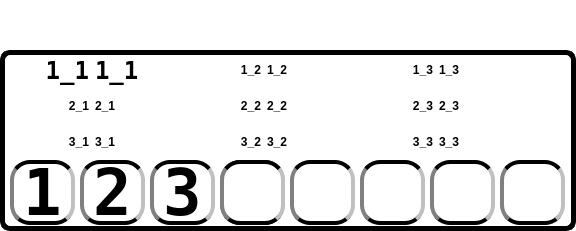
   <widget class="QGroupBox" name="TripBox">
    <property name="geometry">
     <rect>
      <x>220</x>
      <y>245</y>
      <width>576</width>
      <height>231</height>
     </rect>
    </property>
    <property name="font">
     <font>
      <family>Magneto</family>
      <pointsize>40</pointsize>
     </font>
    </property>
    <property name="styleSheet">
     <string notr="true">QGroupBox{
	background: solid white;
	border: 5px solid black;
	border-radius: 10px;
	margin-top: 50px;}
QGroupBox::title {
    subcontrol-origin: margin;
	subcontrol-position: top left;
	left: 25px;
	padding: -25 0px 0 0px;}
QLabel{
	font: 18pt &quot;Luxi Mono&quot;;
	font-weight: bold;
	color: black}
QCheckBox::indicator {
     width: 60px;
     height: 60px; }
QSlider::groove:horizontal {
border: 1px solid;
height: 30px; 
margin: 0px;}
QSlider::handle:horizontal {
background-color: black;
border: 5px solid;
height: 100px;
width: 70px; 
margin: 0px 0px;}
QPushButton { 
	background: white;
	font: 48pt &quot;Luxi Mono&quot;;
	font-weight: bold;
	color: black;
	border-style: inset;
    border-color: dark grey;
	border-width: 4px;
	border-radius:20px;}
QPushButton::pressed {
	border-style:outset;}</string>
    </property>
    <property name="title">
     <string/>
    </property>
    <widget class="QWidget" name="gridLayoutWidget_5">
     <property name="geometry">
      <rect>
       <x>9</x>
       <y>55</y>
       <width>561</width>
       <height>106</height>
      </rect>
     </property>
     <layout class="QGridLayout" name="TripBoxGrid">
      <property name="sizeConstraint">
       <enum>QLayout::SetFixedSize</enum>
      </property>
      <item row="0" column="1">
       <widget class="QLabel" name="Trip_1_1">
        <property name="minimumSize">
         <size>
          <width>80</width>
          <height>0</height>
         </size>
        </property>
        <property name="font">
         <font>
          <family>Luxi Mono</family>
          <pointsize>18</pointsize>
          <weight>75</weight>
          <italic>false</italic>
          <bold>true</bold>
         </font>
        </property>
        <property name="text">
         <string>1_1</string>
        </property>
       </widget>
      </item>
      <item row="5" column="1">
       <widget class="QLabel" name="Trip_3_1">
        <property name="text">
         <string>3_1</string>
        </property>
       </widget>
      </item>
      <item row="5" column="0">
       <widget class="QLabel" name="Trip_3_1_prefix">
        <property name="minimumSize">
         <size>
          <width>0</width>
          <height>30</height>
         </size>
        </property>
        <property name="text">
         <string>3_1</string>
        </property>
        <property name="alignment">
         <set>Qt::AlignRight|Qt::AlignTrailing|Qt::AlignVCenter</set>
        </property>
       </widget>
      </item>
      <item row="1" column="4">
       <widget class="QLabel" name="Trip_2_3_prefix">
        <property name="text">
         <string>2_3</string>
        </property>
        <property name="alignment">
         <set>Qt::AlignRight|Qt::AlignTrailing|Qt::AlignVCenter</set>
        </property>
       </widget>
      </item>
      <item row="1" column="2">
       <widget class="QLabel" name="Trip_2_2_prefix">
        <property name="text">
         <string>2_2</string>
        </property>
        <property name="alignment">
         <set>Qt::AlignRight|Qt::AlignTrailing|Qt::AlignVCenter</set>
        </property>
       </widget>
      </item>
      <item row="5" column="2">
       <widget class="QLabel" name="Trip_3_2_prefix">
        <property name="text">
         <string>3_2</string>
        </property>
        <property name="alignment">
         <set>Qt::AlignRight|Qt::AlignTrailing|Qt::AlignVCenter</set>
        </property>
       </widget>
      </item>
      <item row="0" column="4">
       <widget class="QLabel" name="Trip_1_3_prefix">
        <property name="minimumSize">
         <size>
          <width>80</width>
          <height>0</height>
         </size>
        </property>
        <property name="text">
         <string>1_3</string>
        </property>
        <property name="alignment">
         <set>Qt::AlignRight|Qt::AlignTrailing|Qt::AlignVCenter</set>
        </property>
       </widget>
      </item>
      <item row="0" column="2">
       <widget class="QLabel" name="Trip_1_2_prefix">
        <property name="minimumSize">
         <size>
          <width>80</width>
          <height>0</height>
         </size>
        </property>
        <property name="text">
         <string>1_2</string>
        </property>
        <property name="alignment">
         <set>Qt::AlignRight|Qt::AlignTrailing|Qt::AlignVCenter</set>
        </property>
       </widget>
      </item>
      <item row="1" column="0">
       <widget class="QLabel" name="Trip_2_1_prefix">
        <property name="minimumSize">
         <size>
          <width>0</width>
          <height>30</height>
         </size>
        </property>
        <property name="text">
         <string>2_1</string>
        </property>
        <property name="alignment">
         <set>Qt::AlignRight|Qt::AlignTrailing|Qt::AlignVCenter</set>
        </property>
       </widget>
      </item>
      <item row="0" column="3">
       <widget class="QLabel" name="Trip_1_2">
        <property name="minimumSize">
         <size>
          <width>80</width>
          <height>0</height>
         </size>
        </property>
        <property name="text">
         <string>1_2</string>
        </property>
       </widget>
      </item>
      <item row="5" column="3">
       <widget class="QLabel" name="Trip_3_2">
        <property name="text">
         <string>3_2</string>
        </property>
       </widget>
      </item>
      <item row="1" column="3">
       <widget class="QLabel" name="Trip_2_2">
        <property name="text">
         <string>2_2</string>
        </property>
       </widget>
      </item>
      <item row="1" column="5">
       <widget class="QLabel" name="Trip_2_3">
        <property name="text">
         <string>2_3</string>
        </property>
       </widget>
      </item>
      <item row="5" column="5">
       <widget class="QLabel" name="Trip_3_3">
        <property name="text">
         <string>3_3</string>
        </property>
       </widget>
      </item>
      <item row="0" column="5">
       <widget class="QLabel" name="Trip_1_3">
        <property name="minimumSize">
         <size>
          <width>80</width>
          <height>0</height>
         </size>
        </property>
        <property name="text">
         <string>1_3</string>
        </property>
       </widget>
      </item>
      <item row="1" column="1">
       <widget class="QLabel" name="Trip_2_1">
        <property name="text">
         <string>2_1</string>
        </property>
       </widget>
      </item>
      <item row="5" column="4">
       <widget class="QLabel" name="Trip_3_3_prefix">
        <property name="text">
         <string>3_3</string>
        </property>
        <property name="alignment">
         <set>Qt::AlignRight|Qt::AlignTrailing|Qt::AlignVCenter</set>
        </property>
       </widget>
      </item>
      <item row="0" column="0">
       <widget class="QLabel" name="Trip_1_1_prefix">
        <property name="minimumSize">
         <size>
          <width>80</width>
          <height>30</height>
         </size>
        </property>
        <property name="font">
         <font>
          <family>Luxi Mono</family>
          <pointsize>18</pointsize>
          <weight>75</weight>
          <italic>false</italic>
          <bold>true</bold>
         </font>
        </property>
        <property name="text">
         <string>1_1</string>
        </property>
        <property name="alignment">
         <set>Qt::AlignRight|Qt::AlignTrailing|Qt::AlignVCenter</set>
        </property>
       </widget>
      </item>
     </layout>
    </widget>
    <widget class="QPushButton" name="CheckEngineButton">
     <property name="geometry">
      <rect>
       <x>220</x>
       <y>160</y>
       <width>65</width>
       <height>65</height>
      </rect>
     </property>
     <property name="font">
      <font>
       <family>Luxi Mono</family>
       <pointsize>48</pointsize>
       <weight>75</weight>
       <italic>false</italic>
       <bold>true</bold>
      </font>
     </property>
     <property name="styleSheet">
      <string notr="true">QPushButton { 
	background: white;
	font: 48pt &quot;Luxi Mono&quot;;
	font-weight: bold;
	color: black;
	border-style: inset;
    border-color: dark grey;
	border-width: 4px;
	border-radius:20px;
}

QPushButton::pressed {
	border-style:outset;

}</string>
     </property>
     <property name="text">
      <string/>
     </property>
     <property name="icon">
      <iconset resource="ampy.qrc">
       <normaloff>:/root/Warning_icon.png</normaloff>:/root/Warning_icon.png</iconset>
     </property>
     <property name="iconSize">
      <size>
       <width>50</width>
       <height>45</height>
      </size>
     </property>
     <property name="checkable">
      <bool>true</bool>
     </property>
     <property name="checked">
      <bool>false</bool>
     </property>
    </widget>
    <widget class="QPushButton" name="OptionsBtn">
     <property name="geometry">
      <rect>
       <x>430</x>
       <y>160</y>
       <width>65</width>
       <height>65</height>
      </rect>
     </property>
     <property name="font">
      <font>
       <family>Luxi Mono</family>
       <pointsize>48</pointsize>
       <weight>75</weight>
       <italic>false</italic>
       <bold>true</bold>
      </font>
     </property>
     <property name="styleSheet">
      <string notr="true">QPushButton { 
	background: white;
	font: 48pt &quot;Luxi Mono&quot;;
	font-weight: bold;
	color: black;
	border-style: inset;
    border-color: dark grey;
	border-width: 4px;
	border-radius:20px;
}

QPushButton::pressed {
	border-style:outset;

}</string>
     </property>
     <property name="text">
      <string/>
     </property>
     <property name="icon">
      <iconset resource="ampy.qrc">
       <normaloff>:/root/Settings-icon.png</normaloff>:/root/Settings-icon.png</iconset>
     </property>
     <property name="iconSize">
      <size>
       <width>55</width>
       <height>55</height>
      </size>
     </property>
     <property name="checkable">
      <bool>true</bool>
     </property>
     <property name="checked">
      <bool>false</bool>
     </property>
     <property name="autoExclusive">
      <bool>true</bool>
     </property>
    </widget>
    <widget class="QPushButton" name="Trip_Selector_1">
     <property name="geometry">
      <rect>
       <x>10</x>
       <y>160</y>
       <width>65</width>
       <height>65</height>
      </rect>
     </property>
     <property name="font">
      <font>
       <family>Luxi Mono</family>
       <pointsize>48</pointsize>
       <weight>75</weight>
       <italic>false</italic>
       <bold>true</bold>
      </font>
     </property>
     <property name="styleSheet">
      <string notr="true">QPushButton { 
	background: white;
	font: 48pt &quot;Luxi Mono&quot;;
	font-weight: bold;
	color: black;
	border-style: inset;
    border-color: dark grey;
	border-width: 4px;
	border-radius:20px;
}

QPushButton::pressed {
	border-style:outset;

}</string>
     </property>
     <property name="text">
      <string>1</string>
     </property>
     <property name="checkable">
      <bool>true</bool>
     </property>
     <property name="checked">
      <bool>true</bool>
     </property>
     <property name="autoExclusive">
      <bool>true</bool>
     </property>
    </widget>
    <widget class="QPushButton" name="Trip_Selector_2">
     <property name="geometry">
      <rect>
       <x>80</x>
       <y>160</y>
       <width>65</width>
       <height>65</height>
      </rect>
     </property>
     <property name="font">
      <font>
       <family>Luxi Mono</family>
       <pointsize>48</pointsize>
       <weight>75</weight>
       <italic>false</italic>
       <bold>true</bold>
      </font>
     </property>
     <property name="styleSheet">
      <string notr="true">QPushButton { 
	background: white;
	font: 48pt &quot;Luxi Mono&quot;;
	font-weight: bold;
	color: black;
	border-style: inset;
    border-color: dark grey;
	border-width: 4px;
	border-radius:20px;
}

QPushButton::pressed {
	border-style:outset;

}</string>
     </property>
     <property name="text">
      <string>2</string>
     </property>
     <property name="checkable">
      <bool>true</bool>
     </property>
     <property name="checked">
      <bool>false</bool>
     </property>
     <property name="autoExclusive">
      <bool>true</bool>
     </property>
    </widget>
    <widget class="QPushButton" name="TripReset">
     <property name="geometry">
      <rect>
       <x>360</x>
       <y>160</y>
       <width>65</width>
       <height>65</height>
      </rect>
     </property>
     <property name="font">
      <font>
       <family>Luxi Mono</family>
       <pointsize>48</pointsize>
       <weight>75</weight>
       <italic>false</italic>
       <bold>true</bold>
      </font>
     </property>
     <property name="styleSheet">
      <string notr="true">QPushButton { 
	background: white;
	font: 48pt &quot;Luxi Mono&quot;;
	font-weight: bold;
	color: black;
	border-style: inset;
    border-color: dark grey;
	border-width: 4px;
	border-radius:20px;
}

QPushButton::pressed {
	border-style:outset;

}</string>
     </property>
     <property name="text">
      <string/>
     </property>
     <property name="icon">
      <iconset resource="ampy.qrc">
       <normaloff>:/root/reset.png</normaloff>:/root/reset.png</iconset>
     </property>
     <property name="iconSize">
      <size>
       <width>50</width>
       <height>50</height>
      </size>
     </property>
    </widget>
    <widget class="QPushButton" name="LockButton">
     <property name="geometry">
      <rect>
       <x>500</x>
       <y>160</y>
       <width>65</width>
       <height>65</height>
      </rect>
     </property>
     <property name="font">
      <font>
       <family>Luxi Mono</family>
       <pointsize>48</pointsize>
       <weight>75</weight>
       <italic>false</italic>
       <bold>true</bold>
      </font>
     </property>
     <property name="styleSheet">
      <string notr="true">QPushButton { 
	background: white;
	font: 48pt &quot;Luxi Mono&quot;;
	font-weight: bold;
	color: black;
	border-style: inset;
    border-color: dark grey;
	border-width: 4px;
	border-radius:20px;
}

QPushButton::pressed {
	border-style:outset;

}</string>
     </property>
     <property name="text">
      <string/>
     </property>
     <property name="icon">
      <iconset resource="ampy.qrc">
       <normaloff>:/root/lock_icon.png</normaloff>:/root/lock_icon.png</iconset>
     </property>
     <property name="iconSize">
      <size>
       <width>55</width>
       <height>50</height>
      </size>
     </property>
     <property name="checkable">
      <bool>false</bool>
     </property>
    </widget>
    <widget class="QPushButton" name="Trip_Selector_3">
     <property name="geometry">
      <rect>
       <x>150</x>
       <y>160</y>
       <width>65</width>
       <height>65</height>
      </rect>
     </property>
     <property name="font">
      <font>
       <family>Luxi Mono</family>
       <pointsize>48</pointsize>
       <weight>75</weight>
       <italic>false</italic>
       <bold>true</bold>
      </font>
     </property>
     <property name="styleSheet">
      <string notr="true">QPushButton { 
	background: white;
	font: 48pt &quot;Luxi Mono&quot;;
	font-weight: bold;
	color: black;
	border-style: inset;
    border-color: dark grey;
	border-width: 4px;
	border-radius:20px;
}

QPushButton::pressed {
	border-style:outset;

}</string>
     </property>
     <property name="text">
      <string>3</string>
     </property>
     <property name="checkable">
      <bool>true</bool>
     </property>
     <property name="checked">
      <bool>false</bool>
     </property>
     <property name="autoExclusive">
      <bool>true</bool>
     </property>
    </widget>
    <widget class="QPushButton" name="Reverse">
     <property name="geometry">
      <rect>
       <x>220</x>
       <y>160</y>
       <width>65</width>
       <height>65</height>
      </rect>
     </property>
     <property name="font">
      <font>
       <family>Luxi Mono</family>
       <pointsize>48</pointsize>
       <weight>75</weight>
       <italic>false</italic>
       <bold>true</bold>
      </font>
     </property>
     <property name="styleSheet">
      <string notr="true">QPushButton { 
	background: white;
	font: 48pt &quot;Luxi Mono&quot;;
	font-weight: bold;
	color: black;
	border-style: inset;
    border-color: dark grey;
	border-width: 4px;
	border-radius:20px;
}

QPushButton::pressed {
	border-style:outset;

}</string>
     </property>
     <property name="text">
      <string>D</string>
     </property>
     <property name="checkable">
      <bool>true</bool>
     </property>
     <property name="checked">
      <bool>false</bool>
     </property>
     <property name="autoExclusive">
      <bool>false</bool>
     </property>
    </widget>
    <widget class="QPushButton" name="BatterySOCReset">
     <property name="geometry">
      <rect>
       <x>290</x>
       <y>160</y>
       <width>65</width>
       <height>65</height>
      </rect>
     </property>
     <property name="font">
      <font>
       <family>Luxi Mono</family>
       <pointsize>48</pointsize>
       <weight>75</weight>
       <italic>false</italic>
       <bold>true</bold>
      </font>
     </property>
     <property name="styleSheet">
      <string notr="true">QPushButton { 
	background: white;
	font: 48pt &quot;Luxi Mono&quot;;
	font-weight: bold;
	color: black;
	border-style: inset;
    border-color: dark grey;
	border-width: 4px;
	border-radius:20px;
}

QPushButton::pressed {
	border-style:outset;

}</string>
     </property>
     <property name="text">
      <string/>
     </property>
     <property name="icon">
      <iconset resource="ampy.qrc">
       <normaloff>:/root/icon_charged.png</normaloff>:/root/icon_charged.png</iconset>
     </property>
     <property name="iconSize">
      <size>
       <width>50</width>
       <height>50</height>
      </size>
     </property>
    </widget>
    <zorder>gridLayoutWidget_5</zorder>
    <zorder>OptionsBtn</zorder>
    <zorder>Trip_Selector_1</zorder>
    <zorder>Trip_Selector_2</zorder>
    <zorder>TripReset</zorder>
    <zorder>LockButton</zorder>
    <zorder>Trip_Selector_3</zorder>
    <zorder>Reverse</zorder>
    <zorder>CheckEngineButton</zorder>
    <zorder>BatterySOCReset</zorder>
   </widget>
